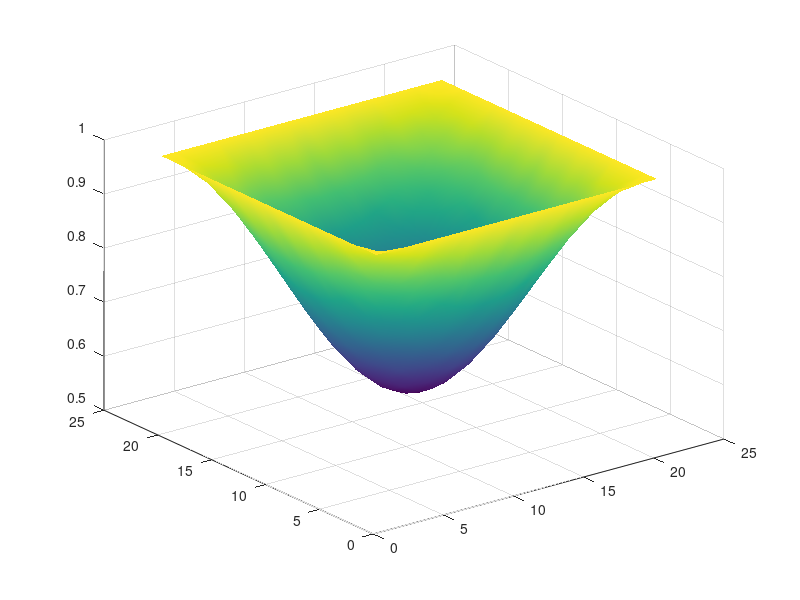

This chart was generated by the following MATLAB code: (Note: this script raises an error after producing the figure.)
% Auto-generated MATLAB script
field = [ ...
    1.00000000E+00   1.00000000E+00   1.00000000E+00   1.00000000E+00   1.00000000E+00   1.00000000E+00   1.00000000E+00   1.00000000E+00   1.00000000E+00   1.00000000E+00   1.00000000E+00   1.00000000E+00   1.00000000E+00   1.00000000E+00   1.00000000E+00   1.00000000E+00   1.00000000E+00   1.00000000E+00   1.00000000E+00   1.00000000E+00   1.00000000E+00; ...
    1.00000000E+00   9.89809155E-01   9.79878426E-01   9.70453203E-01   9.61776495E-01   9.54050601E-01   9.47475016E-01   9.42189574E-01   9.38334107E-01   9.35977757E-01   9.35193121E-01   9.35977757E-01   9.38334107E-01   9.42189574E-01   9.47475016E-01   9.54050601E-01   9.61776495E-01   9.70453203E-01   9.79878426E-01   9.89809155E-01   1.00000000E+00; ...
    1.00000000E+00   9.79878426E-01   9.60263848E-01   9.41660404E-01   9.24516201E-01   9.09273624E-01   8.96273673E-01   8.85854125E-01   8.78222287E-01   8.73588860E-01   8.72019589E-01   8.73588860E-01   8.78222287E-01   8.85854125E-01   8.96273673E-01   9.09273624E-01   9.24516201E-01   9.41660404E-01   9.60263848E-01   9.79878426E-01   1.00000000E+00; ...
    1.00000000E+00   9.70453203E-01   9.41660404E-01   9.14333344E-01   8.89176488E-01   8.66776347E-01   8.47711325E-01   8.32387149E-01   8.21208656E-01   8.14376950E-01   8.12101901E-01   8.14376950E-01   8.21208656E-01   8.32387149E-01   8.47711325E-01   8.66776347E-01   8.89176488E-01   9.14333344E-01   9.41660404E-01   9.70453203E-01   1.00000000E+00; ...
    1.00000000E+00   9.61776495E-01   9.24516201E-01   8.89176488E-01   8.56609106E-01   8.27653766E-01   8.02958965E-01   7.83165634E-01   7.68668354E-01   7.59866476E-01   7.56885648E-01   7.59866476E-01   7.68668354E-01   7.83165634E-01   8.02958965E-01   8.27653766E-01   8.56609106E-01   8.89176488E-01   9.24516201E-01   9.61776495E-01   1.00000000E+00; ...
    1.00000000E+00   9.54050601E-01   9.09273624E-01   8.66776347E-01   8.27653766E-01   7.92818666E-01   7.63169765E-01   7.39338875E-01   7.21954584E-01   7.11330652E-01   7.07792401E-01   7.11330652E-01   7.21954584E-01   7.39338875E-01   7.63169765E-01   7.92818666E-01   8.27653766E-01   8.66776347E-01   9.09273624E-01   9.54050601E-01   1.00000000E+00; ...
    1.00000000E+00   9.47475016E-01   8.96273673E-01   8.47711325E-01   8.02958965E-01   7.63169765E-01   7.29235649E-01   7.02036381E-01   6.82115376E-01   6.70019865E-01   6.65924132E-01   6.70019865E-01   6.82115376E-01   7.02036381E-01   7.29235709E-01   7.63169765E-01   8.02958965E-01   8.47711325E-01   8.96273673E-01   9.47475016E-01   1.00000000E+00; ...
    1.00000000E+00   9.42189574E-01   8.85854125E-01   8.32387149E-01   7.83165634E-01   7.39338875E-01   7.02036381E-01   6.72054410E-01   6.50182426E-01   6.36816561E-01   6.32364631E-01   6.36816561E-01   6.50182426E-01   6.72054410E-01   7.02036381E-01   7.39338875E-01   7.83165634E-01   8.32387149E-01   8.85854125E-01   9.42189574E-01   1.00000000E+00; ...
    1.00000000E+00   9.38334107E-01   8.78222287E-01   8.21208656E-01   7.68668354E-01   7.21954584E-01   6.82115376E-01   6.50182426E-01   6.26794934E-01   6.12594247E-01   6.07786059E-01   6.12594247E-01   6.26794934E-01   6.50182426E-01   6.82115436E-01   7.21954584E-01   7.68668413E-01   8.21208656E-01   8.78222287E-01   9.38334107E-01   1.00000000E+00; ...
    1.00000000E+00   9.35977757E-01   8.73588860E-01   8.14376950E-01   7.59866476E-01   7.11330652E-01   6.70019865E-01   6.36816561E-01   6.12594247E-01   5.97792506E-01   5.92861891E-01   5.97792506E-01   6.12594247E-01   6.36816561E-01   6.70019865E-01   7.11330652E-01   7.59866476E-01   8.14376950E-01   8.73588860E-01   9.35977757E-01   1.00000000E+00; ...
    1.00000000E+00   9.35193121E-01   8.72019589E-01   8.12101901E-01   7.56885648E-01   7.07792401E-01   6.65924132E-01   6.32364631E-01   6.07786059E-01   5.92861891E-01   5.87809026E-01   5.92861891E-01   6.07786059E-01   6.32364631E-01   6.65924191E-01   7.07792401E-01   7.56885648E-01   8.12101901E-01   8.72019589E-01   9.35193121E-01   1.00000000E+00; ...
    1.00000000E+00   9.35977757E-01   8.73588860E-01   8.14376950E-01   7.59866476E-01   7.11330652E-01   6.70019865E-01   6.36816561E-01   6.12594247E-01   5.97792506E-01   5.92861891E-01   5.97792506E-01   6.12594247E-01   6.36816561E-01   6.70019865E-01   7.11330652E-01   7.59866476E-01   8.14376950E-01   8.73588860E-01   9.35977757E-01   1.00000000E+00; ...
    1.00000000E+00   9.38334107E-01   8.78222287E-01   8.21208656E-01   7.68668354E-01   7.21954584E-01   6.82115376E-01   6.50182426E-01   6.26794934E-01   6.12594247E-01   6.07786059E-01   6.12594247E-01   6.26794934E-01   6.50182426E-01   6.82115436E-01   7.21954584E-01   7.68668413E-01   8.21208656E-01   8.78222287E-01   9.38334107E-01   1.00000000E+00; ...
    1.00000000E+00   9.42189574E-01   8.85854125E-01   8.32387149E-01   7.83165634E-01   7.39338875E-01   7.02036381E-01   6.72054410E-01   6.50182426E-01   6.36816561E-01   6.32364631E-01   6.36816561E-01   6.50182426E-01   6.72054410E-01   7.02036381E-01   7.39338875E-01   7.83165634E-01   8.32387149E-01   8.85854125E-01   9.42189574E-01   1.00000000E+00; ...
    1.00000000E+00   9.47475016E-01   8.96273673E-01   8.47711325E-01   8.02958965E-01   7.63169765E-01   7.29235709E-01   7.02036381E-01   6.82115436E-01   6.70019865E-01   6.65924191E-01   6.70019865E-01   6.82115436E-01   7.02036381E-01   7.29235709E-01   7.63169765E-01   8.02958965E-01   8.47711325E-01   8.96273673E-01   9.47475016E-01   1.00000000E+00; ...
    1.00000000E+00   9.54050601E-01   9.09273624E-01   8.66776347E-01   8.27653766E-01   7.92818666E-01   7.63169765E-01   7.39338875E-01   7.21954584E-01   7.11330652E-01   7.07792401E-01   7.11330652E-01   7.21954584E-01   7.39338875E-01   7.63169765E-01   7.92818666E-01   8.27653766E-01   8.66776347E-01   9.09273624E-01   9.54050601E-01   1.00000000E+00; ...
    1.00000000E+00   9.61776495E-01   9.24516201E-01   8.89176488E-01   8.56609106E-01   8.27653766E-01   8.02958965E-01   7.83165634E-01   7.68668413E-01   7.59866476E-01   7.56885648E-01   7.59866476E-01   7.68668413E-01   7.83165634E-01   8.02958965E-01   8.27653766E-01   8.56609106E-01   8.89176488E-01   9.24516201E-01   9.61776495E-01   1.00000000E+00; ...
    1.00000000E+00   9.70453203E-01   9.41660404E-01   9.14333344E-01   8.89176488E-01   8.66776347E-01   8.47711325E-01   8.32387149E-01   8.21208656E-01   8.14376950E-01   8.12101901E-01   8.14376950E-01   8.21208656E-01   8.32387149E-01   8.47711325E-01   8.66776347E-01   8.89176488E-01   9.14333344E-01   9.41660404E-01   9.70453203E-01   1.00000000E+00; ...
    1.00000000E+00   9.79878426E-01   9.60263848E-01   9.41660404E-01   9.24516201E-01   9.09273624E-01   8.96273673E-01   8.85854125E-01   8.78222287E-01   8.73588860E-01   8.72019589E-01   8.73588860E-01   8.78222287E-01   8.85854125E-01   8.96273673E-01   9.09273624E-01   9.24516201E-01   9.41660404E-01   9.60263848E-01   9.79878426E-01   1.00000000E+00; ...
    1.00000000E+00   9.89809155E-01   9.79878426E-01   9.70453203E-01   9.61776495E-01   9.54050601E-01   9.47475016E-01   9.42189574E-01   9.38334107E-01   9.35977757E-01   9.35193121E-01   9.35977757E-01   9.38334107E-01   9.42189574E-01   9.47475016E-01   9.54050601E-01   9.61776495E-01   9.70453203E-01   9.79878426E-01   9.89809155E-01   1.00000000E+00; ...
    1.00000000E+00   1.00000000E+00   1.00000000E+00   1.00000000E+00   1.00000000E+00   1.00000000E+00   1.00000000E+00   1.00000000E+00   1.00000000E+00   1.00000000E+00   1.00000000E+00   1.00000000E+00   1.00000000E+00   1.00000000E+00   1.00000000E+00   1.00000000E+00   1.00000000E+00   1.00000000E+00   1.00000000E+00   1.00000000E+00   1.00000000E+00 ];

% Surface plot (auto-generated)
[ny, nx] = size(field);
[X, Y] = meshgrid(1:nx, 1:ny);
fig = figure('Color','w');
ax = axes('Parent', fig);
h = surf(ax, X, Y, field);
shading(ax, 'interp');
colormap(ax, parula);
cb = colorbar(ax);
cb.Label.String = 'field value';
grid(ax, 'on');
box(ax, 'on');
axis(ax, 'tight');
view(ax, 45, 30);
xlabel(ax, 'i (x index)');
ylabel(ax, 'j (y index)');
zlabel(ax, 'field');
title(ax, sprintf('field (%d x %d)', ny, nx));
set(ax, 'FontSize', 12, 'LineWidth', 1);
set(h, 'EdgeColor', 'k');
drawnow;
